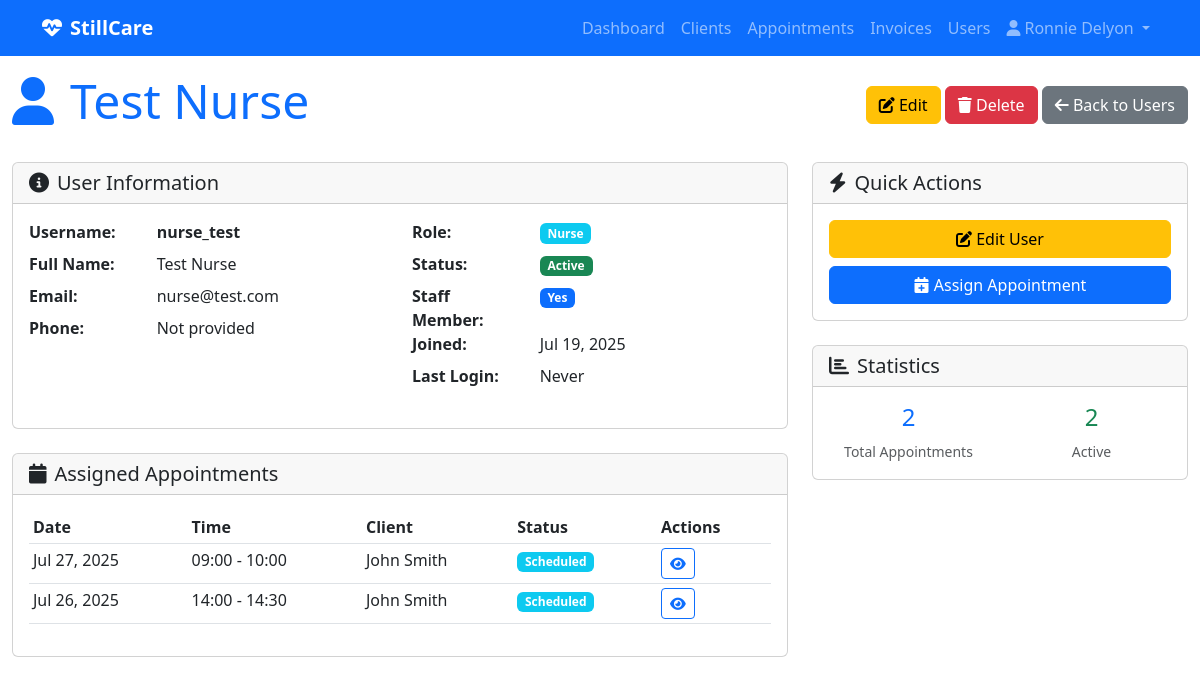
The page /users/1/ (signed in) on the database its author committed.
### authentication/models.py (models this page shows, shortened)
class User(AbstractUser):
    ROLE_CHOICES = [
        ('nurse', 'Nurse'),
        ('admin', 'Admin'),
    ]
    role = models.CharField(
        max_length=10,
        choices=ROLE_CHOICES,
        default='nurse',
        help_text="User role in the system"
    )
    phone = models.CharField(max_length=20, blank=True, null=True)
    is_staff_member = models.BooleanField(
        default=True,
        help_text="Whether this user is a staff member"
    )
    login_code = models.CharField(
        max_length=6,
        unique=True,
        blank=True,
        null=True,
        validators=[
            RegexValidator(
                regex=r'^[0-9]{6}$',
                message='Login code must be exactly 6 digits.',
                code='invalid_login_code'
            ),
        ],
        help_text="6-digit code for app login (optional)"
    )
    biometric_id = models.CharField(
        max_length=255,
        unique=True,
        blank=True,
        null=True,
        help_text="Unique biometric identifier for fingerprint/face recognition (optional)"
    )
    class Meta:
        verbose_name = "User"
        verbose_name_plural = "Users"

### appointment_management/models.py (models this page shows, shortened)
class Appointment(models.Model):
    FREQUENCY_CHOICES = [
        ('daily', 'Daily'),
        ('weekly', 'Weekly'),
        ('monthly', 'Monthly'),
    ]
    title = models.CharField(max_length=200)
    description = models.TextField(blank=True, null=True)
    start_time = models.DateTimeField(help_text="When the appointment/visit should start")
    end_time = models.DateTimeField(help_text="When the appointment/visit should end")
    status = models.CharField(max_length=50, choices=[
        ('scheduled', 'Scheduled'),
        ('completed', 'Completed'),
        ('cancelled', 'Cancelled'),
        ('no_show', 'No Show'),
    ], default='scheduled')
    client = models.ForeignKey(
        'client_management.Client',
        on_delete=models.CASCADE,
        related_name='appointments',
        help_text="The client this appointment is for"
    )
    frequency = models.CharField(
        max_length=20,
        choices=FREQUENCY_CHOICES,
        blank=True,
        null=True,
        help_text="How often this appointment repeats"
    )
    assigned_staff = models.ForeignKey(settings.AUTH_USER_MODEL, on_delete=models.PROTECT, null=False, blank=False, related_name='appointments', help_text="Staff member assigned to this appointment")
    created_at = models.DateTimeField(auto_now_add=True)
    updated_at = models.DateTimeField(auto_now=True)
    class Meta:
        verbose_name = "Appointment"
        verbose_name_plural = "Appointments"
    VISIT_STATUS_CHOICES = [
        ('scheduled', 'Scheduled'),
        ('in_progress', 'In Progress'),
        ('completed', 'Completed'),
        ('cancelled', 'Cancelled'),
    ]
    status = models.CharField(
        max_length=20,
        choices=VISIT_STATUS_CHOICES,
        default='scheduled'
    )
    actual_start_time = models.DateTimeField(blank=True, null=True)
    actual_end_time = models.DateTimeField(blank=True, null=True)
    checklist_items = models.JSONField(
        default=list,
        help_text="List of checklist items from the client's care plan"
    )

### client_management/models.py (models this page shows, shortened)
class Client(models.Model):
    CHECKLIST_CHOICES = [
        ('basic_care', 'Basic Care'),
        ('medication_management', 'Medication Management'),
        ('wound_care', 'Wound Care'),
        ('physical_therapy', 'Physical Therapy'),
        ('nursing_care', 'Nursing Care'),
        ('social_work', 'Social Work'),
        ('nutrition', 'Nutrition'),
        ('hygiene', 'Hygiene'),
        ('mobility', 'Mobility Assistance'),
        ('monitoring', 'Vital Signs Monitoring'),
        ('education', 'Patient Education'),
        ('family_support', 'Family Support'),
        ('emergency_prep', 'Emergency Preparedness'),
        ('equipment', 'Medical Equipment'),
        ('transportation', 'Transportation'),
    ]
    first_name = models.CharField(max_length=100)
    last_name = models.CharField(max_length=100)
    address = models.TextField()
    phone = models.CharField(max_length=20, blank=True, null=True)
    email = models.EmailField(blank=True, null=True)
    latitude = models.FloatField(blank=True, null=True, help_text="Latitude of the client's residence")
    longitude = models.FloatField(blank=True, null=True, help_text="Longitude of the client's residence")
    care_checklist = models.JSONField(
        default=list,
        help_text="List of care items required for this client"
    )
    created_at = models.DateTimeField(auto_now_add=True)
    updated_at = models.DateTimeField(auto_now=True)
    @property
    def full_name(self):
        return f"{self.first_name} {self.last_name}"
    class Meta:
        verbose_name = "Client"
        verbose_name_plural = "Clients"
        ordering = ['last_name', 'first_name']

### care_backend/views.py (the view)
# urls.py: path('users/<int:user_id>/', views.user_detail, name='user_detail'),
@login_required
@user_passes_test(is_admin)
def user_detail(request, user_id):
    user = get_object_or_404(User, id=user_id)
    appointments = Appointment.objects.filter(assigned_staff=user).order_by('-start_time')
    context = {
        'user_detail': user,
        'appointments': appointments,
    }
    return render(request, 'users/detail.html', context)

### care_backend/views.py (called while the page is built)
def is_admin(user):
    return user.is_authenticated and (user.is_superuser or user.role == 'admin')

### templates/users/detail.html (shortened to what this page needs)
{% extends "base.html" %}
{% block content %}
<div class="d-flex justify-content-between align-items-center mb-4">
    <h1 class="display-5 text-primary">
        <i class="fas fa-user me-3"></i>{{ user_detail.get_full_name|default:user_detail.username }}
    </h1>
    <div>
        <a href="{% url 'user_edit' user_detail.id %}" class="btn btn-warning">
            <i class="fas fa-edit"></i> Edit
        </a>
        <a href="{% url 'user_delete' user_detail.id %}" class="btn btn-danger">
            <i class="fas fa-trash"></i> Delete
        </a>
        <a href="{% url 'user_list' %}" class="btn btn-secondary">
            <i class="fas fa-arrow-left"></i> Back to Users
        </a>
    </div>
</div>
<div class="row">
    <div class="col-lg-8">
        <div class="card mb-4">
            <div class="card-header">
                <h5 class="mb-0"><i class="fas fa-info-circle me-2"></i>User Information</h5>
            </div>
            <div class="card-body">
                <div class="row">
                    <div class="col-md-6">
                        <dl class="row">
                            <dt class="col-sm-4">Username:</dt>
                            <dd class="col-sm-8"><strong>{{ user_detail.username }}</strong></dd>
                            <dt class="col-sm-4">Full Name:</dt>
                            <dd class="col-sm-8">{{ user_detail.get_full_name|default:"Not provided" }}</dd>
                            <dt class="col-sm-4">Email:</dt>
                            <dd class="col-sm-8">{{ user_detail.email|default:"Not provided" }}</dd>
                            <dt class="col-sm-4">Phone:</dt>
                            <dd class="col-sm-8">{{ user_detail.phone|default:"Not provided" }}</dd>
                        </dl>
                    </div>
                    <div class="col-md-6">
                        <dl class="row">
                            <dt class="col-sm-4">Role:</dt>
                            <dd class="col-sm-8">
                                <span class="badge bg-{% if user_detail.role == 'admin' %}danger{% else %}info{% endif %}">
                                    {{ user_detail.get_role_display }}
                                </span>
                            </dd>
                            <dt class="col-sm-4">Status:</dt>
                            <dd class="col-sm-8">
                                <span class="badge bg-{% if user_detail.is_active %}success{% else %}secondary{% endif %}">
                                    {% if user_detail.is_active %}Active{% else %}Inactive{% endif %}
                                </span>
                            </dd>
                            <dt class="col-sm-4">Staff Member:</dt>
                            <dd class="col-sm-8">
                                <span class="badge bg-{% if user_detail.is_staff_member %}primary{% else %}light{% endif %}">
                                    {% if user_detail.is_staff_member %}Yes{% else %}No{% endif %}
                                </span>
                            </dd>
                            <dt class="col-sm-4">Joined:</dt>
                            <dd class="col-sm-8">{{ user_detail.date_joined|date:"M d, Y" }}</dd>
                            <dt class="col-sm-4">Last Login:</dt>
                            <dd class="col-sm-8">{{ user_detail.last_login|date:"M d, Y H:i"|default:"Never" }}</dd>
                        </dl>
                    </div>
                </div>
            </div>
        </div>
        <div class="card">
            <div class="card-header">
                <h5 class="mb-0"><i class="fas fa-calendar me-2"></i>Assigned Appointments</h5>
            </div>
            <div class="card-body">
                {% if appointments %}
                    <div class="table-responsive">
                        <table class="table table-sm">
                            <thead>
                                <tr>
                                    <th>Date</th>
                                    <th>Time</th>
                                    <th>Client</th>
                                    <th>Status</th>
                                    <th>Actions</th>
                                </tr>
                            </thead>
                            <tbody>
                                {% for appointment in appointments %}
                                <tr>
                                    <td>{{ appointment.start_time|date:"M d, Y" }}</td>
                                    <td>{{ appointment.start_time|time:"H:i" }} - {{ appointment.end_time|time:"H:i" }}</td>
                                    <td>{{ appointment.client.full_name }}</td>
                                    <td>
                                        <span class="badge bg-{% if appointment.status == 'scheduled' %}info{% elif appointment.status == 'completed' %}success{% elif appointment.status == 'in_progress' %}warning{% else %}secondary{% endif %}">
                                            {{ appointment.get_status_display }}
                                        </span>
                                    </td>
                                    <td>
                                        <a href="{% url 'appointment_detail' appointment.id %}" class="btn btn-sm btn-outline-primary">
                                            <i class="fas fa-eye"></i>
                                        </a>
                                    </td>
                                </tr>
                                {% endfor %}
                            </tbody>
                        </table>
                    </div>
                {% else %}
                    <p class="text-muted">No appointments assigned to this user.</p>
                {% endif %}
            </div>
        </div>
    </div>
    <div class="col-lg-4">
        <div class="card mb-4">
            <div class="card-header">
                <h5 class="mb-0"><i class="fas fa-bolt me-2"></i>Quick Actions</h5>
            </div>
            <div class="card-body">
                <div class="d-grid gap-2">
                    <a href="{% url 'user_edit' user_detail.id %}" class="btn btn-warning">
                        <i class="fas fa-edit"></i> Edit User
                    </a>
                    <a href="{% url 'appointment_create' %}" class="btn btn-primary">
                        <i class="fas fa-calendar-plus"></i> Assign Appointment
                    </a>
                </div>
            </div>
        </div>
        <div class="card">
            <div class="card-header">
                <h5 class="mb-0"><i class="fas fa-chart-bar me-2"></i>Statistics</h5>
            </div>
            <div class="card-body">
                <div class="row text-center">
                    <div class="col-6">
                        <h4 class="text-primary">{{ appointments.count }}</h4>
                        <small class="text-muted">Total Appointments</small>
                    </div>
                    <div class="col-6">
                        <h4 class="text-success">{{ appointments.count }}</h4>
                        <small class="text-muted">Active</small>
                    </div>
                </div>
            </div>
        </div>
    </div>
</div>
{% endblock %}

### templates/base.html (shortened to what this page needs)
<!DOCTYPE html>
<html lang="en">
<head>
    <link href="https://cdn.jsdelivr.net/npm/bootstrap@5.3.0/dist/css/bootstrap.min.css" rel="stylesheet">
    <link href="https://cdnjs.cloudflare.com/ajax/libs/font-awesome/6.4.0/css/all.min.css" rel="stylesheet">
    <link href="/static/styles.css" rel="stylesheet">
</head>
<body>
    <nav class="navbar navbar-expand-lg navbar-dark bg-primary fixed-top">
        <div class="container">
            <a class="navbar-brand fw-bold" href="/">
                <i class="fas fa-heartbeat me-2"></i>StillCare
            </a>
            <div class="collapse navbar-collapse" id="navbarNav">
                <ul class="navbar-nav ms-auto">
                    <li class="nav-item"><a class="nav-link" href="/">Dashboard</a></li>
                    <li class="nav-item"><a class="nav-link" href="/clients/">Clients</a></li>
                    <li class="nav-item"><a class="nav-link" href="/appointments/">Appointments</a></li>
                    <li class="nav-item"><a class="nav-link" href="/invoices/">Invoices</a></li>
                    {% if user.is_authenticated and user.role == 'admin' or user.is_superuser %}
                    <li class="nav-item"><a class="nav-link" href="/users/">Users</a></li>
                    {% endif %}
                    {% if user.is_authenticated %}
                    <li class="nav-item dropdown">
                        <a class="nav-link dropdown-toggle" href="#" id="navbarDropdown" role="button" data-bs-toggle="dropdown">
                            <i class="fas fa-user me-1"></i>{{ user.get_full_name|default:user.username }}
                        </a>
                    </li>
                    {% endif %}
                </ul>
            </div>
        </div>
    </nav>
    <div class="container-fluid mt-5 pt-4">
        {% block content %}{% endblock %}
    </div>
</body>
</html>

### rows shown on the page
User: get_full_name "Ronnie Delyon"
User: get_full_name "Test Nurse", username "nurse_test", email "nurse@test.com", phone "Not provided", role "Nurse", date_joined "Jul 19, 2025", last_login "Never"
Appointment: start_time "Jul 27, 2025", start_time "09:00", end_time "10:00", client.full_name "John Smith", status "Scheduled"
Appointment: start_time "Jul 26, 2025", start_time "14:00", end_time "14:30", client.full_name "John Smith", status "Scheduled"

### other values the page prints
{{ appointments.count }} "2"
